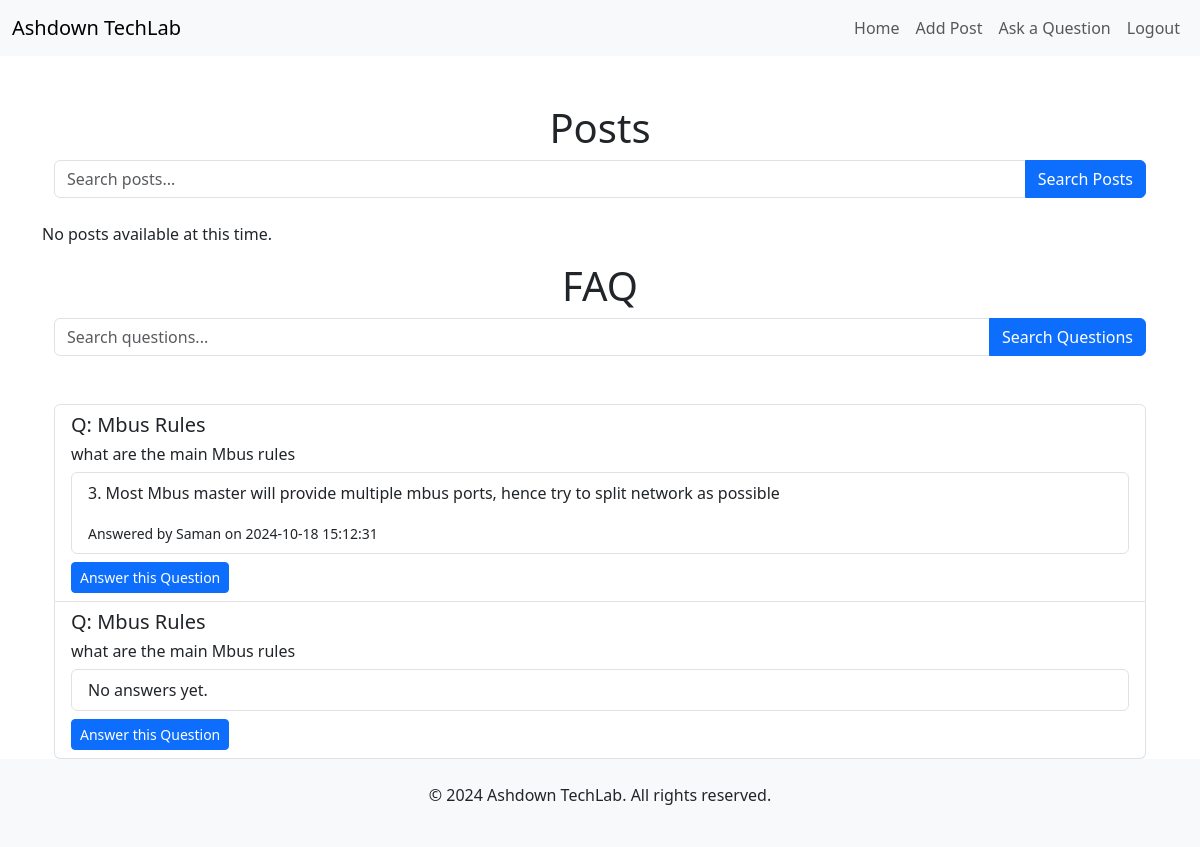
The page / (signed in) on the database its author committed.
### tables this page shows
CREATE TABLE questions (
                id INTEGER PRIMARY KEY AUTOINCREMENT,
                topic TEXT NOT NULL,
                question TEXT NOT NULL,
                author TEXT NOT NULL,
                author_id TEXT NOT NULL,
                created_at TIMESTAMP DEFAULT CURRENT_TIMESTAMP
                
            );

CREATE TABLE answers (
                id INTEGER PRIMARY KEY AUTOINCREMENT,
                question_id INTEGER NOT NULL,
                answer TEXT NOT NULL,
                author TEXT NOT NULL,
                user_id INTEGER NOT NULL,
                created_at TIMESTAMP DEFAULT CURRENT_TIMESTAMP,
                attachment TEXT,
                FOREIGN KEY (question_id) REFERENCES questions(id) ON DELETE CASCADE
            );

CREATE TABLE users (
            id INTEGER PRIMARY KEY AUTOINCREMENT,
            firstname TEXT NOT NULL,
            lastname TEXT NOT NULL,
            email TEXT NOT NULL UNIQUE,
            password TEXT NOT NULL,
            is_admin INTEGER DEFAULT 0,
            is_approved INTEGER DEFAULT 0
        );

### app.py (the view)
@app.route('/')
def home():
    conn = get_db_connection()
    posts = conn.execute('SELECT * FROM posts ORDER BY created_at DESC LIMIT 9').fetchall()
    questions = get_questions_and_answers(conn)
    conn.close()
    current_year = datetime.now().year
    return render_template('home.html', posts=posts, questions=questions, current_year=current_year)

### app.py (called while the page is built)
def get_db_connection():
    conn = sqlite3.connect('site.db')
    conn.row_factory = sqlite3.Row  # Allows us to access columns by name
    return conn

@login_manager.user_loader
def load_user(user_id):
    conn = get_db_connection()
    user = conn.execute('SELECT * FROM users WHERE id = ?', (user_id,)).fetchone()
    conn.close()
    if user is None:
        return None
    return User(user['id'], user['firstname'], user['lastname'], user['email'], user['password'], user['is_admin'],
                user['is_approved'])

def get_questions_and_answers(conn):
    questions = conn.execute('SELECT * FROM questions ORDER BY created_at DESC LIMIT 100').fetchall()
    questions_with_answers = []
    for question in questions:
        answers = conn.execute('SELECT a.answer, a.created_at, u.firstname AS author FROM answers a '
                               'LEFT JOIN users u ON a.user_id = u.id '
                               'WHERE a.question_id = ? ORDER BY a.created_at DESC LIMIT 1',
                               (question['id'],)).fetchall()
        question_dict = dict(question)
        question_dict['answers'] = answers
        questions_with_answers.append(question_dict)
    return questions_with_answers

    @property
    def is_active(self):
        return self.is_approved  # Example: Only approved users are considered active

### templates/home.html (shortened to what this page needs)
{% extends "base.html" %}
{% block content %}
    <h1 class="text-center">Posts</h1>
    <div class="container">
        <form action="{{ url_for('search') }}" method="get" class="mb-4">
            <div class="input-group mb-3">
                <input type="text" name="query" class="form-control" placeholder="Search posts..." required>
                <button type="submit" class="btn btn-primary">Search Posts</button>
            </div>
        </form>
    </div>
    <div class="row">
        {% if posts %}
            {% for post in posts %}
                <div class="col-md-6 col-lg-4 mb-4">
                    <div class="card h-100">
                        <div class="card-body">
                            <h5 class="card-title">
                                <a href="{{ url_for('post_detail', post_id=post.id) }}">{{ post.title|e }}</a>
                            </h5>
                            <p class="card-text">{{ post.content[:150]|e }}...</p>
                            {% if post.filename %}
                                <p><a href="{{ url_for('static', filename='uploads/' ~ post.filename) }}" download>Download attachment</a></p>
                            {% endif %}
                        </div>
                        <div class="card-footer text-muted">
                            Author: {{ post.author|e if post.show_author else 'Anonymous' }}
                        </div>
                    </div>
                </div>
            {% endfor %}
        {% else %}
            <p>No posts available at this time.</p>
        {% endif %}
    </div>
    <h1 class="text-center">FAQ</h1>
    <div class="container">
        <form action="{{ url_for('q_search') }}" method="get" class="mb-4">
            <div class="input-group">
                <input type="text" name="query" class="form-control" placeholder="Search questions..." required>
                <button type="submit" class="btn btn-primary">Search Questions</button>
            </div>
        </form>
    </div>
    <div class="container mt-5">
        {% if questions %}
            <ul class="list-group">
                {% for question in questions %}
                    <li class="list-group-item">
                        <h5>Q: {{ question['topic']|e }}</h5>
                        <h6>{{ question['question']|e }}</h6>
                        <ul class="list-group mt-2">
                            {% for answer in question['answers'] %}
                                <li class="list-group-item">
                                    <p>{{ answer['answer']|e }}</p>
                                    <small>Answered by {{ answer['author']|e }} on {{ answer['created_at'] }}</small>
                                </li>
                            {% else %}
                                <li class="list-group-item">No answers yet.</li>
                            {% endfor %}
                        </ul>
                        {% if current_user.is_authenticated %}
                            <a href="{{ url_for('answer_question', question_id=question['id']) }}" class="btn btn-sm btn-primary mt-2">Answer this Question</a>
                        {% else %}
                            <p><em>Login to answer this question.</em></p>
                        {% endif %}
                    </li>
                {% endfor %}
            </ul>
        {% else %}
            <p>No questions have been asked yet.</p>
        {% endif %}
    </div>
{% endblock %}

### rows shown on the page
questions: topic "Mbus Rules", question "what are the main Mbus rules"
answers: answer "3. Most Mbus master will provide multiple mbus ports, hence try to split network as possible", author "Saman", created_at "2024-10-18 15:12:31"
questions: topic "Mbus Rules", question "what are the main Mbus rules"
